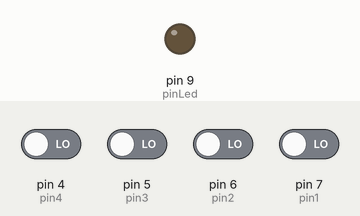
Simulated run of this sketch. Board: Arduino Uno, built with avr-gcc and run on an emulated ATmega328P. On the bench: output pins drawn as LEDs (lit = HIGH). The test bench sets the inputs (shaded band); at power-on: pin 4 (pin4), pin 5 (pin3), pin 6 (pin2), pin 7 (pin1) LOW. What the sketch prints to the serial monitor is not drawn.

Above: at 1.2 s.
1.3 s: pin 4 (pin4) driven HIGH
At 2.5 s:
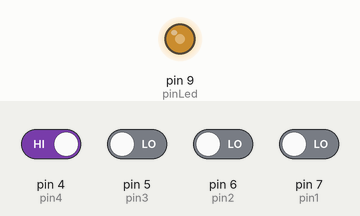
2.8 s: pin 5 (pin3) driven HIGH
At 3.6 s:
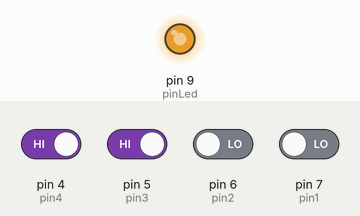
4.3 s: pin 4 (pin4) driven LOW
At 4.7 s:
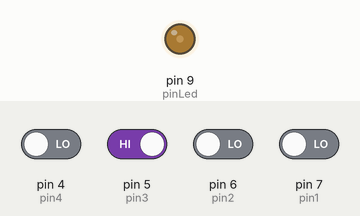
5.8 s: pin 6 (pin2) driven HIGH
At 7.0 s:
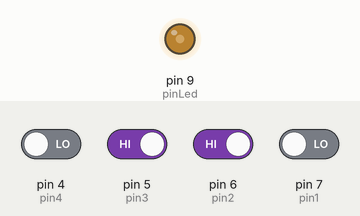
7.3 s: pin 5 (pin3) driven LOW
At 8.1 s:
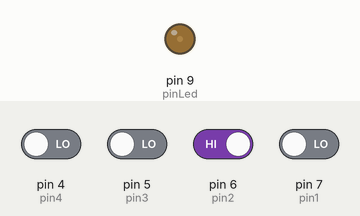
8.8 s: pin 7 (pin1) driven HIGH
At 9.3 s:
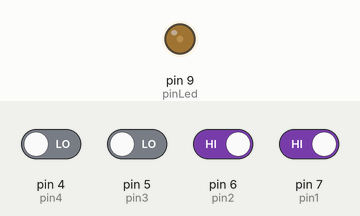
Timing chart, 0 to 11.3 s (numbered marks = the images above; inputs shaded):
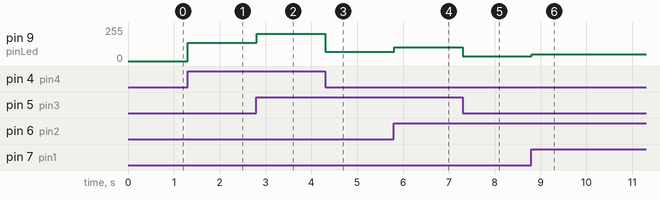

Measured:
- after the input at 1.3 s, pin 9 (pinLed): 0/255 → 136/255 at once
- after the input at 2.8 s, pin 9 (pinLed): 136/255 → 204/255 at once
- after the input at 4.3 s, pin 9 (pinLed): 204/255 → 68/255 at once
- after the input at 5.8 s, pin 9 (pinLed): 68/255 → 102/255 at once
- after the input at 7.3 s, pin 9 (pinLed): 102/255 → 34/255 at once
- after the input at 8.8 s, pin 9 (pinLed): 34/255 → 51/255 at once

The sketch:

ConversorDA-CuatroBit_Led.ino
```cpp
const byte pin1 = 7;
const byte pin2 = 6;
const byte pin3 = 5;
const byte pin4 = 4;
const byte pinLed = 9;

byte valor1;
byte valor2;
byte valor3;
byte valor4;

void setup() {
  Serial.begin(9600);
  pinMode(pin1, INPUT);
  pinMode(pin2, INPUT);
  pinMode(pin3, INPUT);
  pinMode(pin4, INPUT);
  pinMode(pinLed, OUTPUT);
}

void loop() {
  int valor = xxx();
  analogWrite(pinLed, valor);
}

int xxx() {
  valor1 = digitalRead(pin1); // 1
  valor2 = digitalRead(pin2); // 1
  valor3 = digitalRead(pin3); // 0
  valor4 = digitalRead(pin4); // 0

  int representacionDecimal = (valor1 * pow(2, 0)) + (valor2 * pow(2, 1)) + (valor3 * pow(2, 2)) + (valor4 * pow(2, 3));
  Serial.println(representacionDecimal);
  return representacionDecimal * 255 / 15;
}
```
